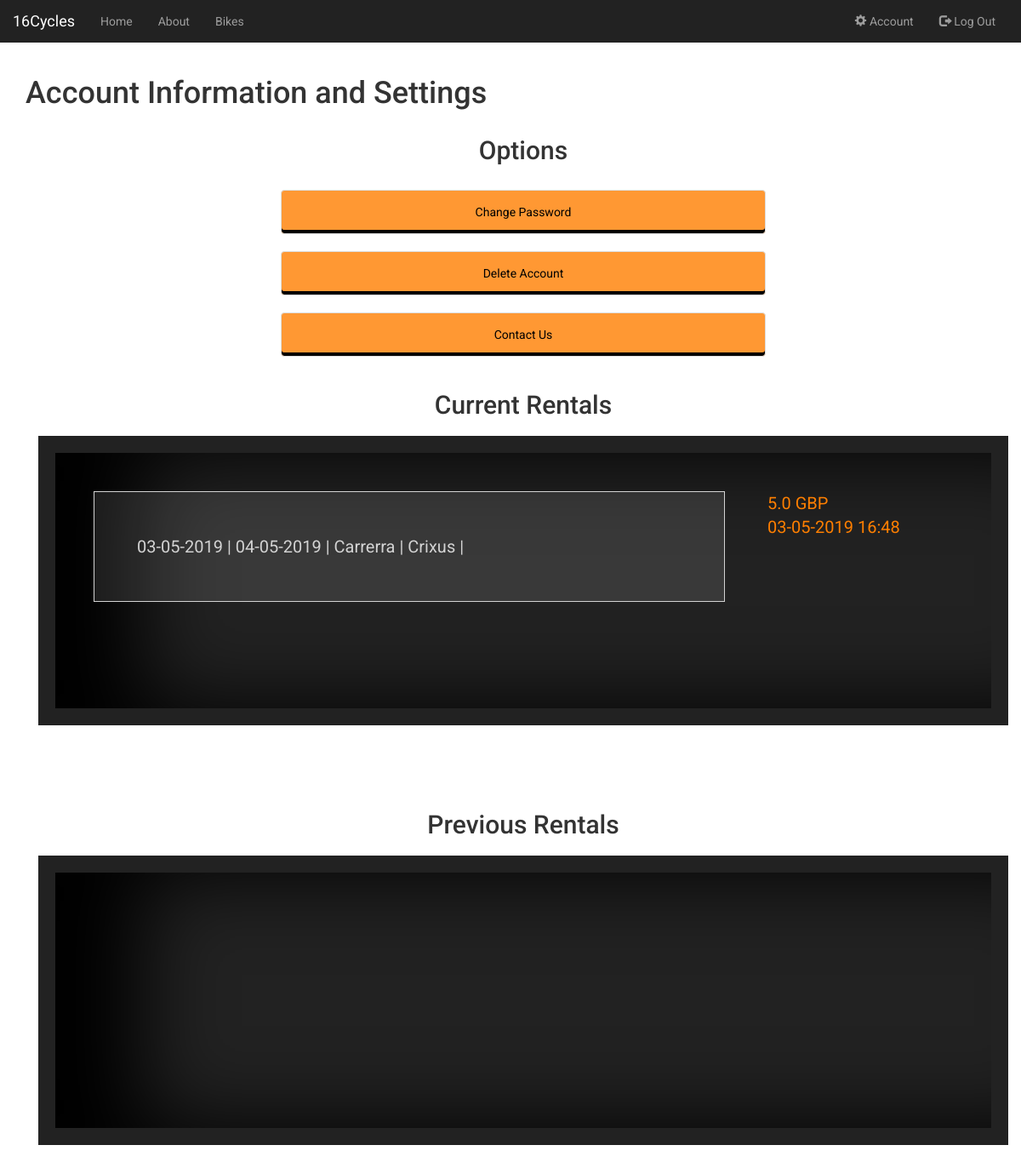
Before: /account (signed in) with the older database file.
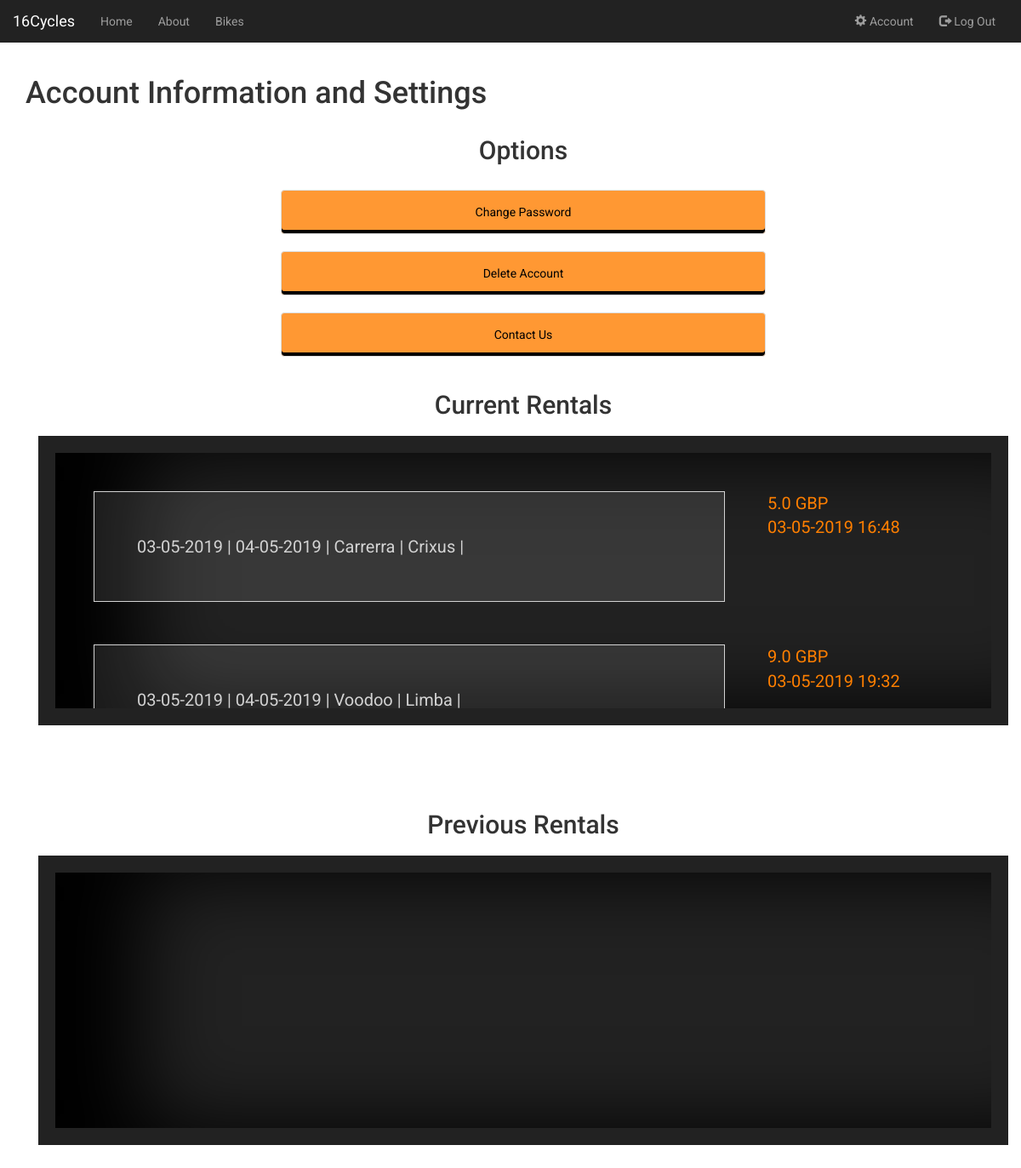
After: the same page with the newer database file.
### app/models.py (models this page shows)
class Rented_Bikes(db.Model):
    __tablename__ = 'rented_bikes'
    id = db.Column(db.Integer, primary_key=True)
    start_date = db.Column(db.DateTime, nullable=False, default=datetime.utcnow)
    end_date = db.Column(db.DateTime, nullable=False)
    price = db.Column(db.Float, default=0.0)
    bike_id = db.Column(db.Integer, db.ForeignKey('bikes.id'), nullable=False)
    order_id = db.Column(db.Integer, db.ForeignKey('orders.id'), nullable=False)

class Bike_Types(db.Model):
    __tablename__ = 'bike_types'
    id = db.Column(db.Integer, primary_key=True)
    gears = db.Column(db.Integer, default=0)
    weight = db.Column(db.Float, default=0.0)
    brand = db.Column(db.String(50),nullable=False)
    model = db.Column(db.String(50),nullable=False)
    image = db.Column(db.String(20), nullable=False, default='default.jpg')
    colour = db.Column(db.String(50),nullable=False)
    user_type = db.Column(db.String(100),nullable=False)
    use_type = db.Column(db.String(100),nullable=False)
    times_rented = db.Column(db.Integer, default=0)
    bikes = db.relationship('Bikes', backref='bike_type', lazy=True)
    rental_rates = db.relationship('Rental_Rates', backref='bike_type', lazy=True)

### app/views.py (the view)
@app.route('/account')
@login_required
def account():
    form = ExtendDate()
    user_orders = Orders.query.filter_by(user_id=current_user.id).all()
    today = datetime.datetime.today()
    current_dates = []
    past_dates = []
    current_rentals = []
    past_rentals = []
    current_types = []
    past_types = []
    for order in user_orders:
        rented_bike = order.rented_bikes[0]
        bike_item = Bikes.query.filter_by(id=rented_bike.bike_id).first()
        bike_type = Bike_Types.query.filter_by(id=bike_item.bike_type_id).first()
        date = order.date.strftime("%d-%m-%Y %H:%M")
        if rented_bike.end_date >= today:
            current_dates.append(date)
            current_rentals.append(rented_bike)
            current_types.append(bike_type)
        else:
            past_dates.append(date)
            past_rentals.append(rented_bike)
            past_types.append(bike_type)
    return render_template("account.html", len_curr_rentals=len(current_rentals), len_past_rentals=len(past_rentals),
     form=form, past_rentals=past_rentals,
     current_rentals=current_rentals, current_types=current_types, past_types=past_types,
     current_dates=current_dates, past_dates=past_dates) # redirect to the account page

### app/models.py (called while the page is built)
@login_manager.user_loader
def load_user(user_id):
	return Users.query.get(int(user_id))

### app/templates/account.html (shortened to what this page needs)
{% extends "base.html" %}
{% block content %}
<head>
  <link rel="stylesheet" href="{{ url_for('static', filename='css/account.css') }}">
</head>
<div class="container">
  <div class="row">
    <h1>Account Information and Settings</h1>
  </div>
    <h2> Options </h2>
    <div class="option-box">
    <a href="{{ url_for('resetPassword') }}" class="list-group">
          <li class="list-group-item">
                Change Password
          </li>
    </a>
    <a href="#" class="list-group">
          <li class="list-group-item">
                Delete Account
          </li>
    </a>
    <a href="/meetOurStaff" class="list-group">
          <li class="list-group-item">
                Contact Us
          </li>
    </a>
    </div>
    <h2> Current Rentals </h2>
    <div class="details-box">
        <div class="details">
            {% for n in range(len_curr_rentals) %}
            <div class="record">
                {{current_rentals[n].start_date.strftime('%d-%m-%Y') + " |"}}
                {{current_rentals[n].end_date.strftime('%d-%m-%Y') + " |"}}
                {{current_types[n].brand + " |"}}
                {{current_types[n].model + " |"}}
            </div>
            <div class="dateselection-box">
                    {{ current_rentals[n].price}} GBP </br>
                    {{ current_dates[n]}}
            </div>
            {% endfor %}
        </div>
    </div>
    <h2> Previous Rentals </h2>
    <div class="details-box">
        <div class="details">
        </div>
    </div>
</div>
{% endblock %}

### app/templates/base.html (shortened to what this page needs)
<!DOCTYPE html>
<html lang="en">
<head>
  <link rel="stylesheet" href="https://maxcdn.bootstrapcdn.com/bootstrap/3.4.0/css/bootstrap.min.css">
  <link rel="stylesheet" href="{{ url_for('static', filename='css/base.css') }}">
</head>
<body>
  <nav class="navbar navbar-inverse">
    <div class="container-fluid">
      <div class="navbar-header">
        <a class="navbar-brand" href="{{ url_for('home') }}">16Cycles</a>
      </div>
      <div class="collapse navbar-collapse" id="myNavbar">
        <ul class="nav navbar-nav">
          <li><a href="{{ url_for('home') }}">Home</a></li>
          <li><a href="{{ url_for('about') }}">About</a></li>
          <li><a href="{{ url_for('browse') }}">Bikes</a></li>
        </ul>
        <ul class="nav navbar-nav navbar-right">
					{% if current_user.is_authenticated %}
						<li><a href="{{ url_for('account') }}"><span class="glyphicon glyphicon-cog"></span> Account</a></li>
						<li><a href="{{ url_for('logout') }}"><span class="glyphicon glyphicon-log-out"></span> Log Out</a></li>
					{% else %}
	          <li><a href="{{ url_for('sign_up') }}"><span class="glyphicon glyphicon-user"></span> Sign Up</a></li>
	          <li><a href="{{ url_for('login') }}"><span class="glyphicon glyphicon-log-in"></span> Login</a></li>
					{% endif %}
				</ul>
      </div>
    </div>
  </nav>
    <div class="container content">
        {% block content %}{% endblock %}
    </div>
</body>
</html>

### app/static/css/base.css (style rules this page uses)
body { font-family: "Roboto", sans-serif; }
.content { padding-top: 20px; }
.navbar { margin-bottom: 0; border-radius: 0; border: 0; }

### app/static/css/account.css (style rules this page uses)
body { font-family: "Roboto", sans-serif; justify-content: center; }
.content { padding-top: 20px; }
h2 { text-align: center; }
.list-group { padding: 2px; }
.list-group-item { text-align: center; color: black; background-color: rgba(255, 127, 0, 0.8); padding: 15px 32px; border-radius: 0; box-shadow: 0px -4px 0px rgba(0,0,0,1) inset; margin-left: 25%; margin-right: 25%; transition: 0.5s; }
.details-box { clear: left; background-color: rgb(34, 34, 34); float:unset; padding: 20px; margin-top: 20px; margin-bottom: 100px; }
.details { height: 300px; box-shadow: 100px 0 100px rgba(0,0,0,1) inset; padding: 20px; overflow: auto; }
.record { color: lightgrey; font-size: 20px; float: left; width: 70%; background-color: rgba(255,255,255,0.1); padding: 50px; border-style: solid; border-width: 1px; margin: 25px; }
.dateselection-box { color: #ff7f00; float: left; margin: 25px; font-size: 15pt; }

Changed rows visible on the page:
added Rented_Bikes: start_date "03-05-2019 |", end_date "04-05-2019 |", price "9.0"
now on this page (row edited): Bike_Types: brand "Voodoo |", model "Limba |"
Other visible differences:
new list line: "GBP 03-05-2019 19:32"
